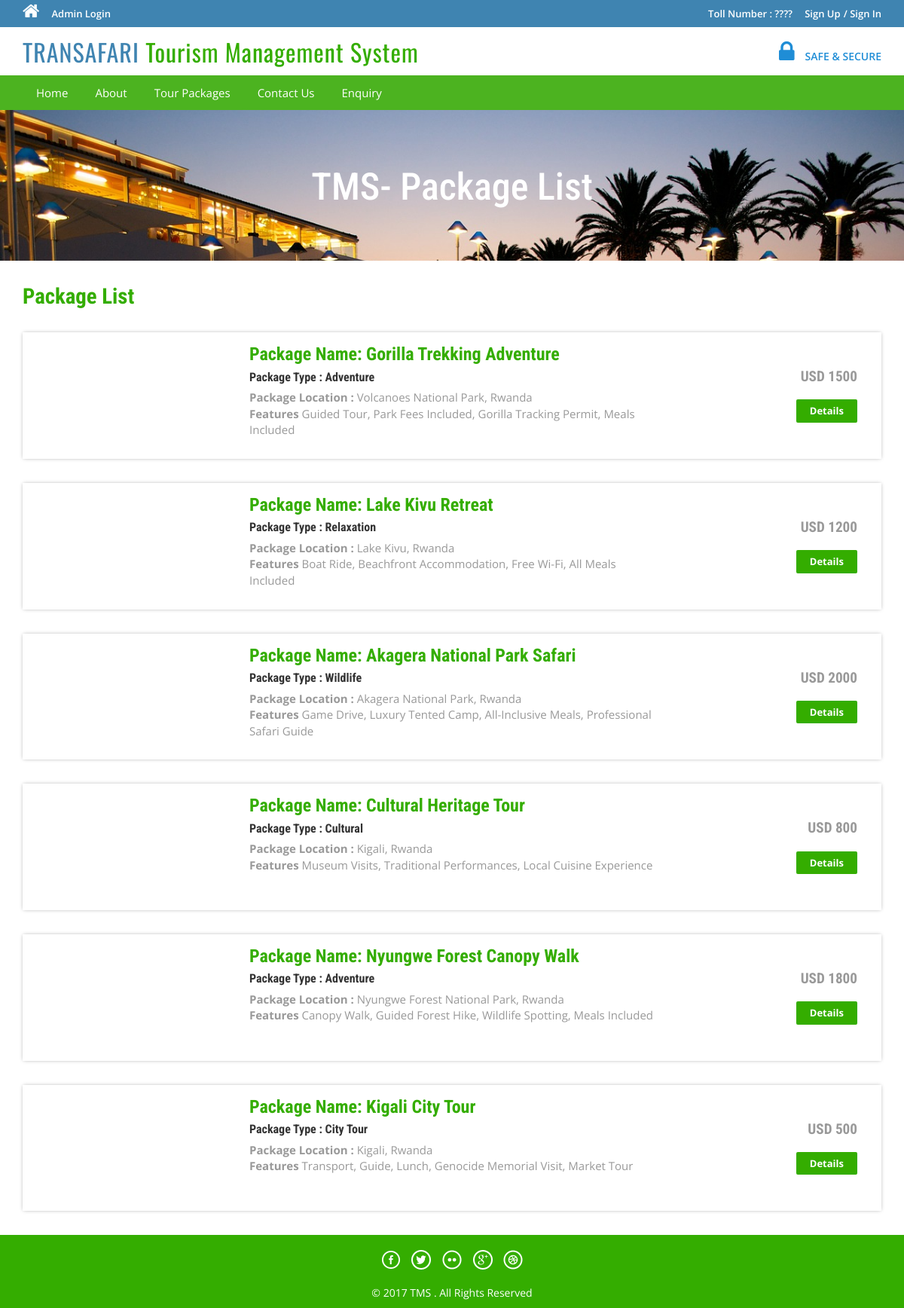
The page /tms/package-list.php on the database its author committed.
### tables this page shows
CREATE TABLE `tbltourpackages` (
  `PackageId` int(11) NOT NULL,
  `PackageName` varchar(200) DEFAULT NULL,
  `PackageType` varchar(150) DEFAULT NULL,
  `PackageLocation` varchar(100) DEFAULT NULL,
  `PackagePrice` int(11) DEFAULT NULL,
  `PackageFetures` varchar(255) DEFAULT NULL,
  `PackageDetails` mediumtext DEFAULT NULL,
  `PackageImage` varchar(100) DEFAULT NULL,
  `Creationdate` timestamp NULL DEFAULT current_timestamp(),
  `UpdationDate` timestamp NULL DEFAULT NULL ON UPDATE current_timestamp()
);

### tms/package-list.php (the view, shortened to what this page needs)
<?php
include('includes/config.php');
?>
<!DOCTYPE HTML>
<html>
<head>
<link href="css/bootstrap.css" rel='stylesheet' type='text/css' />
<link href="css/style.css" rel='stylesheet' type='text/css' />
<link href="css/font-awesome.css" rel="stylesheet">
<link href="css/animate.css" rel="stylesheet" type="text/css" media="all">
</head>
<body>
<?php include('includes/header.php');?>
<div class="banner-3">
	<div class="container">
		<h1 class="wow zoomIn animated animated" data-wow-delay=".5s" style="visibility: visible; animation-delay: 0.5s; animation-name: zoomIn;"> TMS- Package List</h1>
	</div>
</div>
<div class="rooms">
	<div class="container">
		<div class="room-bottom">
			<h3>Package List</h3>
<?php $sql = "SELECT * from tbltourpackages";
$query = $dbh->prepare($sql);
$query->execute();
$results=$query->fetchAll(PDO::FETCH_OBJ);
if($query->rowCount() > 0)
{
foreach($results as $result)
{	?>
			<div class="rom-btm">
				<div class="col-md-3 room-left wow fadeInLeft animated" data-wow-delay=".5s">
				</div>
				<div class="col-md-6 room-midle wow fadeInUp animated" data-wow-delay=".5s">
					<h4>Package Name: <?php echo htmlentities($result->PackageName);?></h4>
					<h6>Package Type : <?php echo htmlentities($result->PackageType);?></h6>
					<p><b>Package Location :</b> <?php echo htmlentities($result->PackageLocation);?></p>
					<p><b>Features</b> <?php echo htmlentities($result->PackageFetures);?></p>
				</div>
				<div class="col-md-3 room-right wow fadeInRight animated" data-wow-delay=".5s">
					<h5>USD <?php echo htmlentities($result->PackagePrice);?></h5>
					<a href="package-details.php?pkgid=<?php echo htmlentities($result->PackageId);?>" class="view">Details</a>
				</div>
				<div class="clearfix"></div>
			</div>
<?php }} ?>
		</div>
	</div>
</div>
<?php include('includes/footer.php');?>
</body>
</html>

### tms/includes/header.php (shortened to what this page needs)
<?php if($_SESSION['login'])
{?>
<div class="top-header">
	<div class="container">
		<ul class="tp-hd-lft wow fadeInLeft animated" data-wow-delay=".5s">
			<li class="hm"><a href="index.html"><i class="fa fa-home"></i></a></li>
			<li class="prnt"><a href="profile.php">My Profile</a></li>
				<li class="prnt"><a href="change-password.php">Change Password</a></li>
			<li class="prnt"><a href="tour-history.php">My Tour History</a></li>
			<li class="prnt"><a href="issuetickets.php">Issue Tickets</a></li>
		</ul>
		<ul class="tp-hd-rgt wow fadeInRight animated" data-wow-delay=".5s">
			<li class="tol">Welcome :</li>
			<li class="sig"><?php echo htmlentities($_SESSION['login']);?></li>
			<li class="sigi"><a href="logout.php" >/ Logout</a></li>
        </ul>
		<div class="clearfix"></div>
	</div>
</div><?php } else {?>
<div class="top-header">
	<div class="container">
		<ul class="tp-hd-lft wow fadeInLeft animated" data-wow-delay=".5s">
			<li class="hm"><a href="index.php"><i class="fa fa-home"></i></a></li>
				<li class="hm"><a href="admin/index.php">Admin Login</a></li>
		</ul>
		<ul class="tp-hd-rgt wow fadeInRight animated" data-wow-delay=".5s">
			<li class="tol">Toll Number : ????</li>
			<li class="sig"><a href="#" data-toggle="modal" data-target="#myModal" >Sign Up</a></li>
			<li class="sigi"><a href="#" data-toggle="modal" data-target="#myModal4" >/ Sign In</a></li>
        </ul>
		<div class="clearfix"></div>
	</div>
</div>
<?php }?>
<div class="header">
	<div class="container">
		<div class="logo wow fadeInDown animated" data-wow-delay=".5s">
			<a href="index.php">TRANSAFARI <span>Tourism Management System</span></a>
		</div>
		<div class="lock fadeInDown animated" data-wow-delay=".5s">
			<li><i class="fa fa-lock"></i></li>
            <li><div class="securetxt">SAFE &amp; SECURE </div></li>
		</div>
		<div class="clearfix"></div>
	</div>
</div>
<div class="footer-btm wow fadeInLeft animated" data-wow-delay=".5s">
	<div class="container">
	<div class="navigation">
			<nav class="navbar navbar-default">
				<div class="collapse navbar-collapse nav-wil" id="bs-example-navbar-collapse-1">
					<nav class="cl-effect-1">
						<ul class="nav navbar-nav">
							<li><a href="index.php">Home</a></li>
							<li><a href="page.php?type=aboutus">About</a></li>
								<li><a href="package-list.php">Tour Packages</a></li>
								<li><a href="contact.php?type=contact">Contact Us</a></li>
								<?php if($_SESSION['login'])
{?>
								<li>Need Help?<a href="#" data-toggle="modal" data-target="#myModal3"> / Write Us </a>  </li>
								<?php } else { ?>
								<li><a href="enquiry.php"> Enquiry </a>  </li>
								<?php } ?>
								<div class="clearfix"></div>
						</ul>
					</nav>
				</div>
			</nav>
		</div>
	</div>
</div>

### tms/includes/footer.php
<div class="copy-right">
	<div class="container">
		<div class="footer-social-icons wow fadeInDown animated animated" data-wow-delay=".5s" style="visibility: visible; animation-delay: 0.5s; animation-name: fadeInDown;">
			<ul>
				<li><a class="facebook" href="#"><span>Facebook</span></a></li>
				<li><a class="twitter" href="#"><span>Twitter</span></a></li>
				<li><a class="flickr" href="#"><span>Flickr</span></a></li>
				<li><a class="googleplus" href="#"><span>Google+</span></a></li>
				<li><a class="dribbble" href="#"><span>Dribbble</span></a></li>
			</ul>
		</div>
		<p class="wow zoomIn animated animated" data-wow-delay=".5s" style="visibility: visible; animation-delay: 0.5s; animation-name: zoomIn;">© 2017 TMS . All Rights Reserved </p>
	</div>
</div>

### tms/css/style.css (style rules this page uses)
html, body { font-size: 100%; background: #fff; font-family: 'Open Sans', sans-serif; }
body a,.grid_1,plan_1,plan_1.one,plan_1.two,i.icon1, i.icon2, i.icon3, i.icon4, i.icon5, i.icon6 { transition:0.5s all; -webkit-transition:0.5s all; -moz-transition:0.5s all; -o-transition:0.5s all; -ms-transition:0.5s all; }
h1,h2,h3,h4,h5,h6 { margin:0; font-family: 'Roboto Condensed', sans-serif; }
p { margin:0; }
ul { margin:0; padding:0; }
.logo a { color: #3F84B1; letter-spacing: 1px; font-size: 2em; font-weight: 400; display: block; text-decoration: none; font-family: 'Oswald', sans-serif; }
.logo span { color:#34ad00; }
i.fa.fa-home { font-size: 24px; }
.top-header { background-color: #3F84B1; border-bottom: 0 none; height: 36px; line-height: 35px; }
ul.tp-hd-lft { float: left; }
ul.tp-hd-lft li { display: inline-block; }
li.hm,li.prnt { margin-right: 12px; }
ul.tp-hd-lft a { font-size: 13px; font-weight: 600; color:#fff; }
ul.tp-hd-rgt { float:right; }
ul.tp-hd-rgt li { display: inline-block; font-size: 13px; font-weight: 600; color:#fff; }
ul.tp-hd-rgt a { font-size: 13px; font-weight: 600; color:#fff; }
li.ned,li.wrt,li.tol { margin-right: 12px; }
.header { background-color: #fff; margin: 0; padding: 10px 0 8px; }
.logo a { display: block; }
.logo { float: left; margin-right: 60px; }
.lock { float: right; margin-top: 7px; }
.securetxt { color: #1f8dd6; line-height: 18px; margin-top: 0px; font-size: 14px; font-weight:600; }
.lock li { display: inline-block; }
i.fa.fa-lock { color:#1f8dd6; font-size: 2em; padding-right: 10px; }
.footer-btm li { display: inline-block; margin: 0 10px; font-size: 14px; color: #fff; }
.footer-btm li a { font-size: 15px; color: #fff; display: inline-block; padding: 5px 8px; }
.footer-btm { background:#4CB320; padding: 0.5em 0; text-align:center; }
.copy-right p { color:#fff; font-size:14px; line-height: 1.8em; }
.copy-right { background:#34ad00; text-align: center; padding: 0.5em 0; }
a.view { padding: 6px 18px; font-weight: 700; color: #fff; background-color: #34ad00; border: 0; font-size: 13px; border-radius: 2px; -webkit-transition: all .2s; -moz-transition: all .2s; transition: all .2s; margin-top: 20px; display: inline-block; }
.banner-3 { background: url(../images/6.jpg)no-repeat; background-size: cover; -webkit-background-size: cover; -o-background-size: cover; -ms-background-size: cover; -moz-background-size: cover; min-height:200px; }
.banner-3 h1 { font-size: 50px; margin-bottom: 40px; padding: 1.5em 0 0; text-align: center; color: #fff; }
.rom-btm { margin-top: 2em; box-shadow: 0px 0px 5px -1px rgba(0, 0, 0, 0.37); }
.room-bottom h3 { font-size: 1.8em; font-weight: 700; color: #34ad00; }
.room-bottom { padding: 2em 0; }
.rom-btm h4 { font-size: 1.5em; font-weight: 700; color: #34ad00; }
.rom-btm p { font-size: 15px; color: #999; }
.rom-btm h6 { font-size: 1em; font-weight: 700; margin: 0.5em 0; }
.room-right { text-align: right; padding: 3em 2em; }
.room-midle { padding: 1em; }
.rom-btm h5 { font-size: 1.2em; font-weight: 700; color: #999; }
.footer-social-icons ul li { display:inline-block; margin:0 0.2em; }
.footer-social-icons ul li a { width:30px; height:30px; background:url('../images/img-sprite.png') no-repeat 0px 0px; display:inline-block; position: relative; }
.footer-social-icons ul li a.facebook { background-position:0px 0px; }
.footer-social-icons ul li a.twitter { background-position:-30px 0px; }
.footer-social-icons ul li a.flickr { background-position:-60px 0px; }
.footer-social-icons ul li a.googleplus { background-position:-90px 0px; }
.footer-social-icons ul li a.dribbble { background-position:-120px 0px; }
.footer-social-icons { margin: 10px 0 10px; }
.navbar-default { background-color: #4CB320 !important; border-color: #4CB320 !important; }
.navbar { min-height: 0px !important; margin-bottom:0px !important; border-radius:0px !important; border: none !important; }
ul.nav.navbar-nav li a { font-size: 15px ; color: #fff; display: inline-block; padding: 5px 8px; }
.navbar-collapse { padding-right: 0px !important; padding-left: 0px !important; }

### rows shown on the page
tbltourpackages: PackageName "Gorilla Trekking Adventure", PackageType "Adventure", PackageLocation "Volcanoes National Park, Rwanda", PackageFetures "Guided Tour, Park Fees Included, Gorilla Tracking Permit, Meals Included", PackagePrice "1500"
tbltourpackages: PackageName "Lake Kivu Retreat", PackageType "Relaxation", PackageLocation "Lake Kivu, Rwanda", PackageFetures "Boat Ride, Beachfront Accommodation, Free Wi-Fi, All Meals Included", PackagePrice "1200"
tbltourpackages: PackageName "Akagera National Park Safari", PackageType "Wildlife", PackageLocation "Akagera National Park, Rwanda", PackageFetures "Game Drive, Luxury Tented Camp, All-Inclusive Meals, Professional Safari Guide", PackagePrice "2000"
tbltourpackages: PackageName "Cultural Heritage Tour", PackageType "Cultural", PackageLocation "Kigali, Rwanda", PackageFetures "Museum Visits, Traditional Performances, Local Cuisine Experience", PackagePrice "800"
tbltourpackages: PackageName "Nyungwe Forest Canopy Walk", PackageType "Adventure", PackageLocation "Nyungwe Forest National Park, Rwanda", PackageFetures "Canopy Walk, Guided Forest Hike, Wildlife Spotting, Meals Included", PackagePrice "1800"
tbltourpackages: PackageName "Kigali City Tour", PackageType "City Tour", PackageLocation "Kigali, Rwanda", PackageFetures "Transport, Guide, Lunch, Genocide Memorial Visit, Market Tour", PackagePrice "500"
